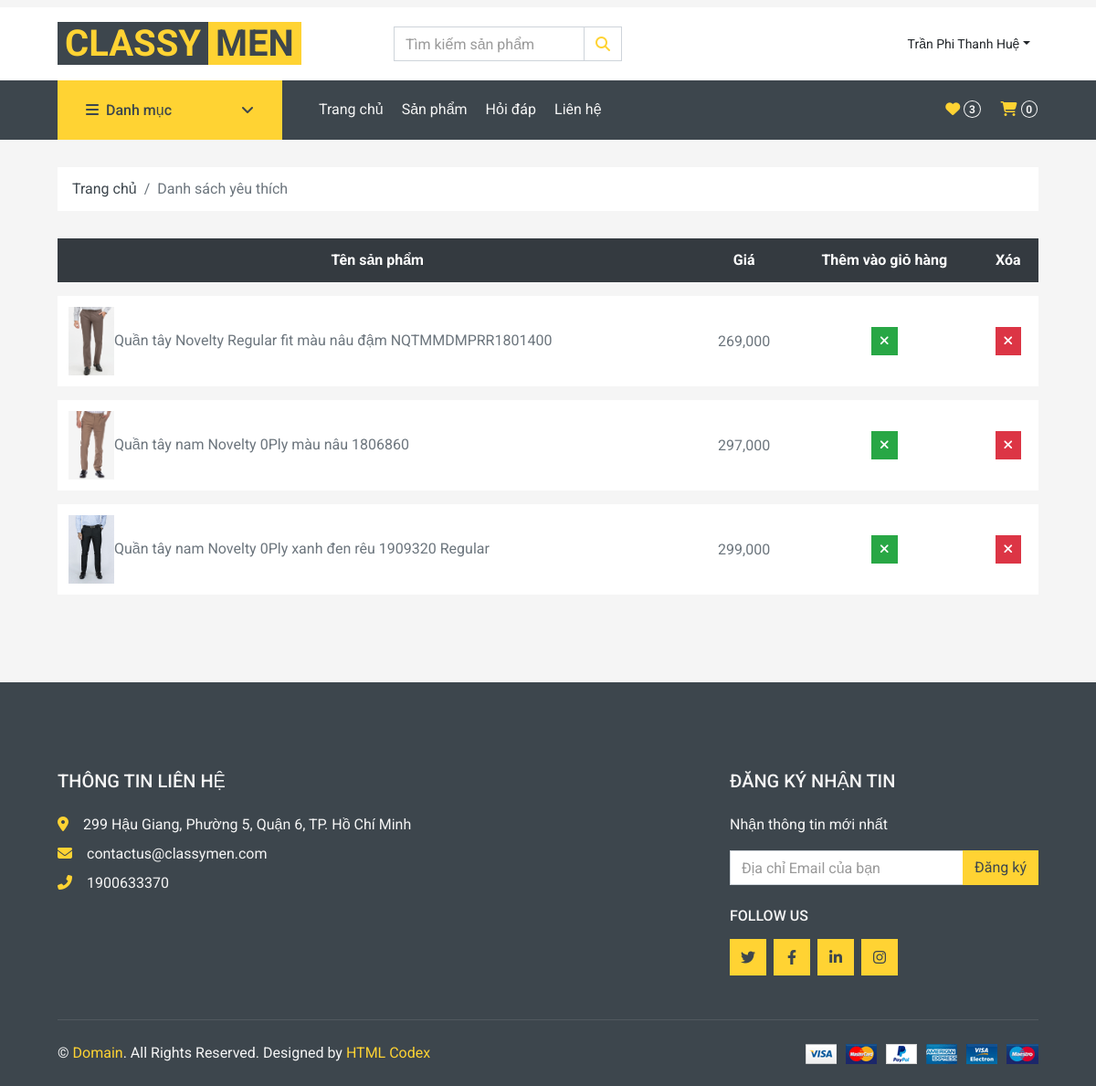
Page /wishlist/ (signed in) on the committed database.
### wishlist/models.py (models this page shows, shortened)
class Wishlist(models.Model):
    user = models.ForeignKey(User, on_delete=models.CASCADE)
    product = models.ForeignKey(Product, on_delete=models.CASCADE)
    name = models.CharField(max_length=500, default='a')
    price = models.FloatField(default=0.0)
    image_product = models.ImageField(upload_to='store/img', default='store/img/img_coming_soon.png')
    quantity = models.PositiveIntegerField(default=0)
    customer = models.ForeignKey(Customer, on_delete=models.CASCADE, null=True)

### wishlist/views.py (the view)
# urls.py: path('wishlist/', include('wishlist.urls')),
def wishlist(request):
    wishlist = Wishlistitem(request)
    if not request.user.username:
        return redirect('users:login')
    cart = Cart(request)
    wishlist_items = Wishlist.objects.filter(user_id=request.user.id)
    return render(request, 'wishlist/wishlist.html',{
        'wishlist_items': wishlist_items,
        'cats': cats,
        'subs': subs,
        'cart': cart,
        'wishlist': wishlist,
    })

### cart/cart.py (called while the page is built)
    def __len__(self):
        return sum(item['quantity'] for item in self.cart.values())

### wishlist/wishlist.py (called while the page is built)
    def __len__(self):
        return sum(item['quantity'] for item in self.wishlist.values())

### wishlist/templates/wishlist/wishlist.html (shortened to what this page needs)
{% extends 'store/base.html' %}
{% load static %}
{% load humanize %}
{% block content %}
    <div class="container-fluid">
        <div class="row px-xl-5">
            <div class="col-12">
                <nav class="breadcrumb bg-light mb-30">
                    <a class="breadcrumb-item text-dark" href="{% url 'store:index' %}">Trang chủ</a>
                    <span class="breadcrumb-item active">Danh sách yêu thích</span>
                </nav>
            </div>
        </div>
    </div>
    <div class="container-fluid">
        <div class="row px-xl-5">
            <div class="col-lg-12 table-responsive mb-5">
                <table class="table table-light table-borderless table-hover text-center mb-0">
                    <thead class="thead-dark">
                        <tr>
                            <th>Tên sản phẩm</th>
                            <th>Giá</th>
                            <th>Thêm vào giỏ hàng</th>
                            <th>Xóa</th>
                        </tr>
                    </thead>
                    <tbody class="align-middle">
                        {% for item in wishlist_items %}
                        <tr>
                            <td class="align-middle" style="line-height: 0px; text-align: left"><img src="{{ item.image_product.url }}" alt="{{ item.name }}" style="width: 50px">{{ item.name }}</td>
                            <td class="align-middle">{{ item.price|floatformat:0|intcomma }}</td>
                            <form method="post" action="{% url 'cart:buy_now' item.product_id %}">
                                <td class="align-middle"><button class="btn btn-sm btn-success" type="submit"><i class="fa fa-times"></i></button></td>
                            </form>
                            <td class="align-middle"><button class="btn btn-sm btn-danger" data-toggle="modal" data-target="#sp{{ item.id }}"><i class="fa fa-times"></i></button></td>
                        </tr>
                        <div class="modal" tabindex="-1" id="sp{{ item.id }}" aria-hidden="true">
                        {% endfor %}
                    </tbody>
                </table>
            </div>
        </div>
    </div>
{% endblock content %}

### store/templates/store/base.html (shortened to what this page needs)
{% load static %}
<!DOCTYPE html>
<html lang="en">
<head>
    <link href="https://cdnjs.cloudflare.com/ajax/libs/font-awesome/5.10.0/css/all.min.css" rel="stylesheet">
    <link rel="stylesheet" href="https://cdnjs.cloudflare.com/ajax/libs/font-awesome/6.4.0/css/all.min.css" />
    <link href="{% static 'store/lib/animate/animate.min.css' %}" rel="stylesheet">
    <link href="{% static 'store/lib/owlcarousel/assets/owl.carousel.min.css' %}" rel="stylesheet">
    <link href="{% static 'store/css/style.css' %}" rel="stylesheet">
</head>
<body>
    <div class="container-fluid">
        <div class="row bg-secondary py-1 px-xl-5">
        </div>
        <div class="row align-items-center bg-light py-3 px-xl-5 d-none d-lg-flex">
            <div class="col-lg-4">
                <a href="{% url 'store:index' %}" class="text-decoration-none">
                    <span class="h1 text-uppercase text-primary bg-dark px-2">Classy</span>
                    <span class="h1 text-uppercase text-dark bg-primary px-2 ml-n1">Men</span>
                </a>
            </div>
            <div class="col-lg-4 col-6 text-left">
                <form class="form-inline" method="get" action="{% url 'store:search' %}">
                    <div class="input-group">
                        <input type="text" class="form-control" placeholder="Tìm kiếm sản phẩm" name="product_name" value="{{ product_name }}">
                        <div class="input-group-append">
                            <button class="input-group-text bg-transparent text-primary" type="submit">
                                <i class="fa fa-search"></i>
                            </button>
                        </div>
                    </div>
                </form>
            </div>
            <div class="col-lg-4 col-6 text-right">
                <div class="d-inline-flex align-items-center">
                    <div class="btn-group">
                        {% if request.user.username %}
                        <button type="button" class="btn btn-sm btn-light dropdown-toggle" data-toggle="dropdown">{{ request.user.last_name }} {{ request.user.first_name }}</button>
                        {% endif %}
                    </div>
                </div>
            </div>
        </div>
    </div>
    <div class="container-fluid bg-dark mb-30">
        <div class="row px-xl-5">
            <div class="col-lg-3">
                <a class="btn d-none d-lg-flex align-items-center justify-content-between bg-primary w-100" data-toggle="collapse" href="#navbar-vertical" style="height: 65px; padding: 0 30px;">
                    <h6 class="text-dark m-0"><i class="fa fa-bars mr-2"></i>Danh mục</h6>
                    <i class="fa fa-angle-down text-dark"></i>
                </a>
            </div>
            <div class="col-lg-9 d-none d-lg-block">
                <nav class="navbar navbar-expand-lg bg-dark navbar-dark py-3 py-lg-0 px-0">
                    <div class="collapse navbar-collapse justify-content-between">
                        <div class="navbar-nav mr-auto py-0">
                            <a href="{% url 'store:index' %}" class="nav-item nav-link {% if request.path == '/' %}active{% endif %}">Trang chủ</a>
                            <a href="{% url 'store:shop' 'all'%}" class="nav-item nav-link {% if "shop" in request.path %}active{% endif %}">Sản phẩm</a>
                            <a href="{% url 'store:faqs' %}" class="nav-item nav-link {% if "faqs" in request.path %}active{% endif %}">Hỏi đáp</a>
                            <a href="{% url 'store:contact' %}" class="nav-item nav-link {% if "contact" in request.path %}active{% endif %}">Liên hệ</a>
                        </div>
                        <div class="navbar-nav ml-auto py-0 d-none d-lg-block">
                            <a href="{% url 'wishlist:wishlist' %}" class="btn px-0">
                                <i class="fas fa-heart text-primary"></i>
                                <span class="badge text-secondary border border-secondary rounded-circle" style="padding-bottom: 2px;">{{ wishlist|length }}</span>
                            </a>
                            <a href="{% url 'cart:cart_detail' %}" class="btn px-0 ml-3">
                                <i class="fas fa-shopping-cart text-primary"></i>
                                <span class="badge text-secondary border border-secondary rounded-circle" style="padding-bottom: 2px;">{{ cart|length }}</span>
                            </a>
                        </div>
                    </div>
                </nav>
            </div>
        </div>
    </div>
    {% block content %}
    {% endblock content %}
    <div class="container-fluid bg-dark text-secondary mt-5 pt-5">
        <div class="row px-xl-5 pt-5">
            <div class="col-lg-8 col-md-12 mb-5 pr-3 pr-xl-5">
                <h5 class="text-secondary text-uppercase mb-4">THÔNG TIN LIÊN HỆ</h5>
                <p class="mb-2"><i class="fa fa-map-marker-alt text-primary mr-3"></i>299 Hậu Giang, Phường 5, Quận 6, TP. Hồ Chí Minh</p>
                <p class="mb-2"><i class="fa fa-envelope text-primary mr-3"></i>contactus@classymen.com</p>
                <p class="mb-0"><i class="fa fa-phone-alt text-primary mr-3"></i>1900633370</p>
            </div>
            <div class="col-lg-4 col-md-12">
                <div class="row">
                    <div class="col-md-12 mb-5">
                        <h5 class="text-secondary text-uppercase mb-4">ĐĂNG KÝ NHẬN TIN</h5>
                        <p>Nhận thông tin mới nhất</p>
                        <form action="">
                            <div class="input-group">
                                <input type="text" class="form-control" placeholder="Địa chỉ Email của bạn">
                                <div class="input-group-append">
                                    <button class="btn btn-primary">Đăng ký</button>
                                </div>
                            </div>
                        </form>
                        <h6 class="text-secondary text-uppercase mt-4 mb-3">Follow Us</h6>
                        <div class="d-flex">
                            <a class="btn btn-primary btn-square mr-2" onclick="location.href='https://www.twitter.com'"><i class="fab fa-twitter"></i></a>
                            <a class="btn btn-primary btn-square mr-2" onclick="location.href='https://www.facebook.com'"><i class="fab fa-facebook-f"></i></a>
                            <a class="btn btn-primary btn-square mr-2" onclick="location.href='https://www.linkedin.com'"><i class="fab fa-linkedin-in"></i></a>
                            <a class="btn btn-primary btn-square" onclick="location.href='https://www.instagram.com'"><i class="fab fa-instagram"></i></a>
                        </div>
                    </div>
                </div>
            </div>
        </div>
        <div class="row border-top mx-xl-5 py-4" style="border-color: rgba(256, 256, 256, .1) !important;">
            <div class="col-md-6 px-xl-0">
                <p class="mb-md-0 text-center text-md-left text-secondary">
                    &copy; <a class="text-primary" href="#">Domain</a>. All Rights Reserved. Designed
                    by
                    <a class="text-primary" href="https://htmlcodex.com">HTML Codex</a>
                </p>
            </div>
            <div class="col-md-6 px-xl-0 text-center text-md-right">
                <img class="img-fluid" src="img/payments.png" alt="">
            </div>
        </div>
    </div>
</body>
</html>

### rows in the picture
Wishlist: image_product (picture), name "Quần tây Novelty Regular fit màu nâu đậm NQTMMDMPRR1801400", price "269,000"
Wishlist: image_product (picture), name "Quần tây nam Novelty 0Ply màu nâu 1806860", price "297,000"
Wishlist: image_product (picture), name "Quần tây nam Novelty 0Ply xanh đen rêu 1909320 Regular", price "299,000"

### other values in the picture
{{ request.user.last_name }} "Trần Phi Thanh"
{{ request.user.first_name }} "Huệ"
{{ wishlist|length }} "3"
{{ cart|length }} "0"
